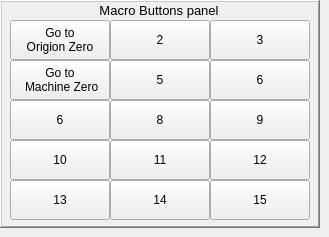
           <widget class="QWidget" name="panel_macro_buttons">
            <widget class="QFrame" name="macro_btns_panel">
             <property name="geometry">
              <rect>
               <x>0</x>
               <y>0</y>
               <width>320</width>
               <height>228</height>
              </rect>
             </property>
             <property name="frameShape">
              <enum>QFrame::WinPanel</enum>
             </property>
             <property name="frameShadow">
              <enum>QFrame::Raised</enum>
             </property>
             <widget class="ActionButton" name="abtn_macro_4">
              <property name="geometry">
               <rect>
                <x>10</x>
                <y>60</y>
                <width>100</width>
                <height>40</height>
               </rect>
              </property>
              <property name="text">
               <string>Go to
 Machine Zero</string>
              </property>
              <property name="checkable">
               <bool>false</bool>
              </property>
              <property name="checked">
               <bool>false</bool>
              </property>
              <property name="autoExclusive">
               <bool>true</bool>
              </property>
              <property name="mdi_command_action" stdset="0">
               <bool>true</bool>
              </property>
              <property name="command_text_string" stdset="0">
               <string>G53 G0 X0Y0Z0</string>
              </property>
             </widget>
             <widget class="ActionButton" name="abtn_macro_1">
              <property name="geometry">
               <rect>
                <x>10</x>
                <y>20</y>
                <width>100</width>
                <height>40</height>
               </rect>
              </property>
              <property name="text">
               <string>Go to
Origion Zero</string>
              </property>
              <property name="checkable">
               <bool>false</bool>
              </property>
              <property name="checked">
               <bool>false</bool>
              </property>
              <property name="autoExclusive">
               <bool>true</bool>
              </property>
              <property name="mdi_command_action" stdset="0">
               <bool>true</bool>
              </property>
              <property name="command_text_string" stdset="0">
               <string>MDI_COMMAND_LIST = 0</string>
              </property>
             </widget>
             <widget class="QLabel" name="lab_panel_macro_buttons">
              <property name="geometry">
               <rect>
                <x>0</x>
                <y>0</y>
                <width>318</width>
                <height>21</height>
               </rect>
              </property>
              <property name="font">
               <font>
                <pointsize>10</pointsize>
                <weight>50</weight>
                <bold>false</bold>
               </font>
              </property>
              <property name="frameShape">
               <enum>QFrame::NoFrame</enum>
              </property>
              <property name="frameShadow">
               <enum>QFrame::Raised</enum>
              </property>
              <property name="text">
               <string>Macro Buttons panel</string>
              </property>
              <property name="alignment">
               <set>Qt::AlignCenter</set>
              </property>
             </widget>
             <widget class="ActionButton" name="abtn_macro_7">
              <property name="geometry">
               <rect>
                <x>10</x>
                <y>100</y>
                <width>100</width>
                <height>40</height>
               </rect>
              </property>
              <property name="text">
               <string>6</string>
              </property>
              <property name="checkable">
               <bool>false</bool>
              </property>
              <property name="checked">
               <bool>false</bool>
              </property>
              <property name="autoExclusive">
               <bool>true</bool>
              </property>
              <property name="mdi_command_action" stdset="0">
               <bool>true</bool>
              </property>
              <property name="command_text_string" stdset="0">
               <string>G53 G0 X0Y0Z0</string>
              </property>
             </widget>
             <widget class="ActionButton" name="abtn_macro_10">
              <property name="geometry">
               <rect>
                <x>10</x>
                <y>140</y>
                <width>100</width>
                <height>40</height>
               </rect>
              </property>
              <property name="text">
               <string>10</string>
              </property>
              <property name="checkable">
               <bool>false</bool>
              </property>
              <property name="checked">
               <bool>false</bool>
              </property>
              <property name="autoExclusive">
               <bool>true</bool>
              </property>
              <property name="mdi_command_action" stdset="0">
               <bool>true</bool>
              </property>
              <property name="command_text_string" stdset="0">
               <string>G53 G0 X0Y0Z0</string>
              </property>
             </widget>
             <widget class="ActionButton" name="abtn_macro_13">
              <property name="geometry">
               <rect>
                <x>10</x>
                <y>180</y>
                <width>100</width>
                <height>40</height>
               </rect>
              </property>
              <property name="text">
               <string>13</string>
              </property>
              <property name="checkable">
               <bool>false</bool>
              </property>
              <property name="checked">
               <bool>false</bool>
              </property>
              <property name="autoExclusive">
               <bool>true</bool>
              </property>
              <property name="mdi_command_action" stdset="0">
               <bool>true</bool>
              </property>
              <property name="command_text_string" stdset="0">
               <string>G53 G0 X0Y0Z0</string>
              </property>
             </widget>
             <widget class="ActionButton" name="abtn_macro_14">
              <property name="geometry">
               <rect>
                <x>110</x>
                <y>180</y>
                <width>100</width>
                <height>40</height>
               </rect>
              </property>
              <property name="text">
               <string>14</string>
              </property>
              <property name="checkable">
               <bool>false</bool>
              </property>
              <property name="checked">
               <bool>false</bool>
              </property>
              <property name="autoExclusive">
               <bool>true</bool>
              </property>
              <property name="mdi_command_action" stdset="0">
               <bool>true</bool>
              </property>
              <property name="command_text_string" stdset="0">
               <string>G53 G0 X0Y0Z0</string>
              </property>
             </widget>
             <widget class="ActionButton" name="abtn_macro_2">
              <property name="geometry">
               <rect>
                <x>110</x>
                <y>20</y>
                <width>100</width>
                <height>40</height>
               </rect>
              </property>
              <property name="text">
               <string>2</string>
              </property>
              <property name="checkable">
               <bool>false</bool>
              </property>
              <property name="checked">
               <bool>false</bool>
              </property>
              <property name="autoExclusive">
               <bool>true</bool>
              </property>
              <property name="mdi_command_action" stdset="0">
               <bool>true</bool>
              </property>
              <property name="command_text_string" stdset="0">
               <string>MDI_COMMAND_LIST = 2</string>
              </property>
             </widget>
             <widget class="ActionButton" name="abtn_macro_8">
              <property name="enabled">
               <bool>true</bool>
              </property>
              <property name="geometry">
               <rect>
                <x>110</x>
                <y>100</y>
                <width>100</width>
                <height>40</height>
               </rect>
              </property>
              <property name="text">
               <string>8</string>
              </property>
              <property name="checkable">
               <bool>false</bool>
              </property>
              <property name="checked">
               <bool>false</bool>
              </property>
              <property name="autoExclusive">
               <bool>true</bool>
              </property>
              <property name="mdi_command_action" stdset="0">
               <bool>true</bool>
              </property>
              <property name="command_text_string" stdset="0">
               <string>G53 G0 X0Y0Z0</string>
              </property>
             </widget>
             <widget class="ActionButton" name="abtn_macro_5">
              <property name="geometry">
               <rect>
                <x>110</x>
                <y>60</y>
                <width>100</width>
                <height>40</height>
               </rect>
              </property>
              <property name="text">
               <string>5</string>
              </property>
              <property name="checkable">
               <bool>false</bool>
              </property>
              <property name="checked">
               <bool>false</bool>
              </property>
              <property name="autoExclusive">
               <bool>true</bool>
              </property>
              <property name="mdi_command_action" stdset="0">
               <bool>true</bool>
              </property>
              <property name="command_text_string" stdset="0">
               <string>G53 G0 X0Y0Z0</string>
              </property>
             </widget>
             <widget class="ActionButton" name="abtn_macro_11">
              <property name="geometry">
               <rect>
                <x>110</x>
                <y>140</y>
                <width>100</width>
                <height>40</height>
               </rect>
              </property>
              <property name="text">
               <string>11</string>
              </property>
              <property name="checkable">
               <bool>false</bool>
              </property>
              <property name="checked">
               <bool>false</bool>
              </property>
              <property name="autoExclusive">
               <bool>true</bool>
              </property>
              <property name="mdi_command_action" stdset="0">
               <bool>true</bool>
              </property>
              <property name="command_text_string" stdset="0">
               <string>G53 G0 X0Y0Z0</string>
              </property>
             </widget>
             <widget class="ActionButton" name="abtn_macro_12">
              <property name="geometry">
               <rect>
                <x>210</x>
                <y>140</y>
                <width>100</width>
                <height>40</height>
               </rect>
              </property>
              <property name="text">
               <string>12</string>
              </property>
              <property name="checkable">
               <bool>false</bool>
              </property>
              <property name="checked">
               <bool>false</bool>
              </property>
              <property name="autoExclusive">
               <bool>true</bool>
              </property>
              <property name="mdi_command_action" stdset="0">
               <bool>true</bool>
              </property>
              <property name="command_text_string" stdset="0">
               <string>G53 G0 X0Y0Z0</string>
              </property>
             </widget>
             <widget class="ActionButton" name="abtn_macro_3">
              <property name="geometry">
               <rect>
                <x>210</x>
                <y>20</y>
                <width>100</width>
                <height>40</height>
               </rect>
              </property>
              <property name="text">
               <string>3</string>
              </property>
              <property name="checkable">
               <bool>false</bool>
              </property>
              <property name="checked">
               <bool>false</bool>
              </property>
              <property name="autoExclusive">
               <bool>true</bool>
              </property>
              <property name="mdi_command_action" stdset="0">
               <bool>true</bool>
              </property>
              <property name="command_text_string" stdset="0">
               <string>MDI_COMMAND_LIST = 3</string>
              </property>
             </widget>
             <widget class="ActionButton" name="abtn_macro_6">
              <property name="geometry">
               <rect>
                <x>210</x>
                <y>60</y>
                <width>100</width>
                <height>40</height>
               </rect>
              </property>
              <property name="text">
               <string>6</string>
              </property>
              <property name="checkable">
               <bool>false</bool>
              </property>
              <property name="checked">
               <bool>false</bool>
              </property>
              <property name="autoExclusive">
               <bool>true</bool>
              </property>
              <property name="mdi_command_action" stdset="0">
               <bool>true</bool>
              </property>
              <property name="command_text_string" stdset="0">
               <string>G53 G0 X0Y0Z0</string>
              </property>
             </widget>
             <widget class="ActionButton" name="abtn_macro_9">
              <property name="geometry">
               <rect>
                <x>210</x>
                <y>100</y>
                <width>100</width>
                <height>40</height>
               </rect>
              </property>
              <property name="text">
               <string>9</string>
              </property>
              <property name="checkable">
               <bool>false</bool>
              </property>
              <property name="checked">
               <bool>false</bool>
              </property>
              <property name="autoExclusive">
               <bool>true</bool>
              </property>
              <property name="mdi_command_action" stdset="0">
               <bool>true</bool>
              </property>
              <property name="command_text_string" stdset="0">
               <string>G53 G0 X0Y0Z0</string>
              </property>
             </widget>
             <widget class="ActionButton" name="abtn_macro_15">
              <property name="geometry">
               <rect>
                <x>210</x>
                <y>180</y>
                <width>100</width>
                <height>40</height>
               </rect>
              </property>
              <property name="text">
               <string>15</string>
              </property>
              <property name="checkable">
               <bool>false</bool>
              </property>
              <property name="checked">
               <bool>false</bool>
              </property>
              <property name="autoExclusive">
               <bool>true</bool>
              </property>
              <property name="mdi_command_action" stdset="0">
               <bool>true</bool>
              </property>
              <property name="command_text_string" stdset="0">
               <string>G53 G0 X0Y0Z0</string>
              </property>
             </widget>
             <zorder>abtn_macro_4</zorder>
             <zorder>abtn_macro_1</zorder>
             <zorder>lab_panel_macro_buttons</zorder>
             <zorder>abtn_macro_7</zorder>
             <zorder>abtn_macro_10</zorder>
             <zorder>abtn_macro_13</zorder>
             <zorder>abtn_macro_14</zorder>
             <zorder>abtn_macro_2</zorder>
             <zorder>abtn_macro_5</zorder>
             <zorder>abtn_macro_11</zorder>
             <zorder>abtn_macro_12</zorder>
             <zorder>abtn_macro_3</zorder>
             <zorder>abtn_macro_6</zorder>
             <zorder>abtn_macro_9</zorder>
             <zorder>abtn_macro_15</zorder>
             <zorder>abtn_macro_8</zorder>
            </widget>
           </widget>
